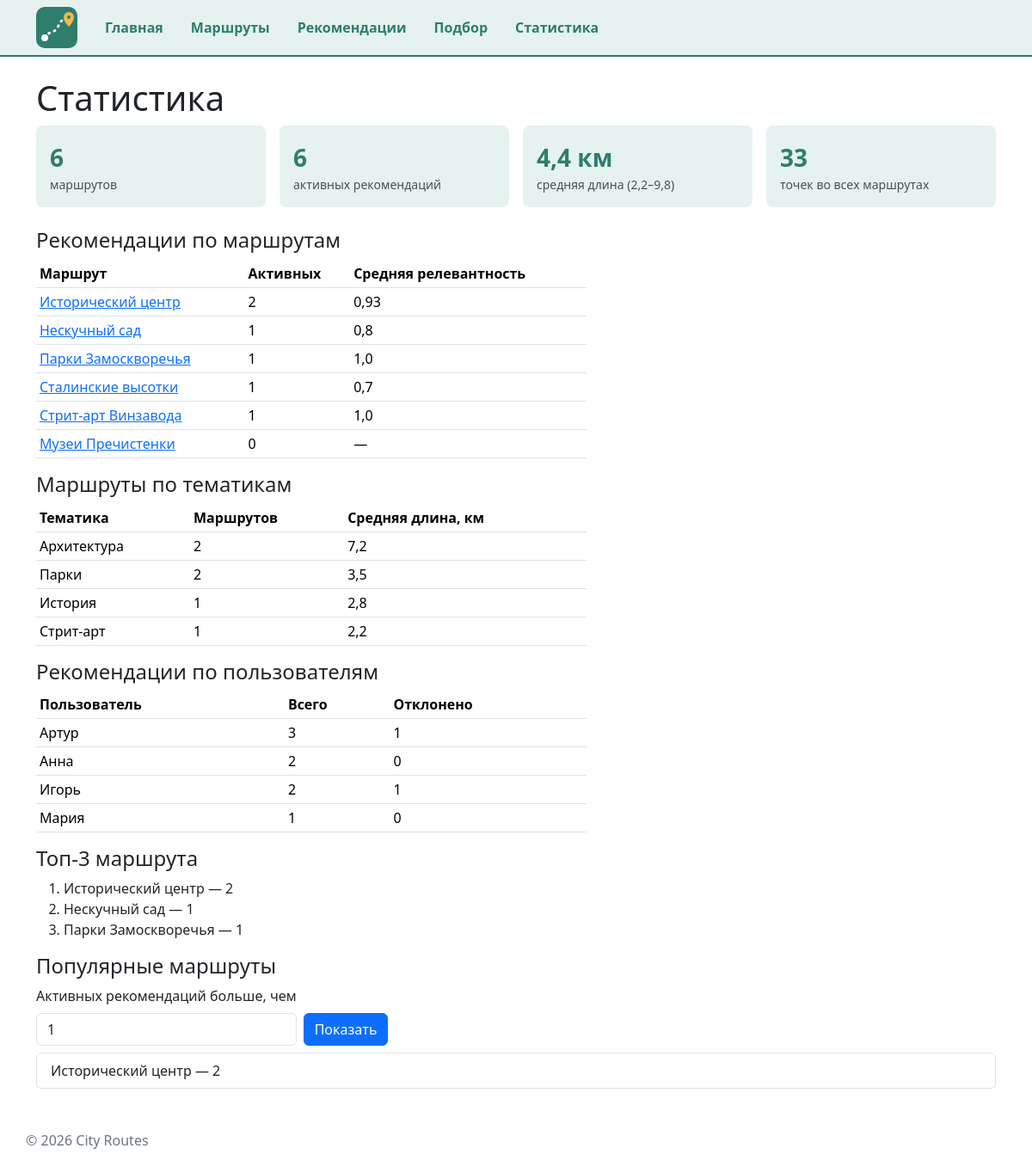
The page /recommendations/statistics/ on the database its author committed.
### recommendations/views.py (the view)
# urls.py: path("statistics/", views.statistics, name="statistics"),
def statistics(request):
    min_text = request.GET.get("min", "1")
    min_count = int(min_text) if min_text.isdigit() else 1
    context = {
        "summary": fetch_one(SUMMARY_SQL),
        "active_count": fetch_one(ACTIVE_COUNT_SQL)["active_count"],
        "by_interest": fetch_all(BY_INTEREST_SQL),
        "by_route": fetch_all(BY_ROUTE_SQL),
        "by_user": fetch_all(BY_USER_SQL),
        "min_count": min_count,
        "popular": fetch_all(POPULAR_SQL, (min_count,)),
        "top": fetch_all(TOP_SQL),
    }
    return render(request, "recommendations/statistics.html", context)

### db/database.py (called while the page is built)
def get_connection(db_path: Path = DB_PATH) -> sqlite3.Connection:
    conn = sqlite3.connect(db_path)
    conn.execute("PRAGMA foreign_keys = ON")
    return conn

def fetch_all(sql: str, params: tuple = (), db_path: Path = DB_PATH) -> list[sqlite3.Row]:
    conn = get_connection(db_path)
    conn.row_factory = sqlite3.Row
    try:
        return conn.execute(sql, params).fetchall()
    finally:
        conn.close()

def fetch_one(sql: str, params: tuple = (), db_path: Path = DB_PATH) -> sqlite3.Row | None:
    rows = fetch_all(sql, params, db_path)
    return rows[0] if rows else None

### recommendations/templates/recommendations/statistics.html (shortened to what this page needs)
{% extends "base.html" %}
{% block content %}
    <h1>Статистика</h1>
    <div class="row g-3 mb-4">
        <div class="col-6 col-md-3"><div class="stat-tile"><span>{{ summary.routes_count }}</span>маршрутов</div></div>
        <div class="col-6 col-md-3"><div class="stat-tile"><span>{{ active_count }}</span>активных рекомендаций</div></div>
        <div class="col-6 col-md-3"><div class="stat-tile"><span>{{ summary.avg_length }} км</span>средняя длина ({{ summary.min_length }}–{{ summary.max_length }})</div></div>
        <div class="col-6 col-md-3"><div class="stat-tile"><span>{{ summary.points_total }}</span>точек во всех маршрутах</div></div>
    </div>
    <h2 class="h4">Рекомендации по маршрутам</h2>
    <table class="table table-sm stats-table">
        <thead><tr><th>Маршрут</th><th>Активных</th><th>Средняя релевантность</th></tr></thead>
        <tbody>
            {% for item in by_route %}
                <tr>
                    <td><a href="{% url 'routes:detail' item.id %}">{{ item.route_name }}</a></td>
                    <td>{{ item.recs_count }}</td>
                    <td>{{ item.avg_score|default:"—" }}</td>
                </tr>
            {% empty %}
                <tr><td colspan="3">Данные отсутствуют.</td></tr>
            {% endfor %}
        </tbody>
    </table>
    <h2 class="h4">Маршруты по тематикам</h2>
    <table class="table table-sm stats-table">
        <thead><tr><th>Тематика</th><th>Маршрутов</th><th>Средняя длина, км</th></tr></thead>
        <tbody>
            {% for item in by_interest %}
                <tr><td>{{ item.interest|capfirst }}</td><td>{{ item.routes_count }}</td><td>{{ item.avg_length|default:"—" }}</td></tr>
            {% endfor %}
        </tbody>
    </table>
    <h2 class="h4">Рекомендации по пользователям</h2>
    <table class="table table-sm stats-table">
        <thead><tr><th>Пользователь</th><th>Всего</th><th>Отклонено</th></tr></thead>
        <tbody>
            {% for item in by_user %}
                <tr><td>{{ item.user_name }}</td><td>{{ item.total }}</td><td>{{ item.dismissed|default:0 }}</td></tr>
            {% endfor %}
        </tbody>
    </table>
    <h2 class="h4">Топ-3 маршрута</h2>
    <ol>
        {% for item in top %}
            <li>{{ item.route_name }} — {{ item.recs_count }}</li>
        {% empty %}
            <li>Данные отсутствуют.</li>
        {% endfor %}
    </ol>
    <h2 class="h4">Популярные маршруты</h2>
    <form method="get" class="search-form row g-2 align-items-end mb-2">
        <div class="col-auto">
            <label for="min" class="form-label">Активных рекомендаций больше, чем</label>
            <input type="number" min="0" id="min" name="min" value="{{ min_count }}" class="form-control">
        </div>
        <div class="col-auto"><button type="submit" class="btn btn-primary">Показать</button></div>
    </form>
    <ul class="list-group">
        {% for item in popular %}
            <li class="list-group-item">{{ item.route_name }} — {{ item.recs_count }}</li>
        {% empty %}
            <li class="list-group-item">Нет маршрутов с числом рекомендаций больше {{ min_count }}.</li>
        {% endfor %}
    </ul>
{% endblock %}

### templates/base.html (shortened to what this page needs)
{% load static %}
<!DOCTYPE html>
<html lang="ru">
<head>
    <link
        rel="stylesheet"
        href="https://cdn.jsdelivr.net/npm/bootstrap@5.3.3/dist/css/bootstrap.min.css"
    >
    <link rel="stylesheet" href="{% static 'homepage/css/style.css' %}">
</head>
<body>
    <header class="site-header">
        <div class="container d-flex align-items-center gap-3">
            <a href="{% url 'homepage:index' %}">
                <img
                    src="{% static 'homepage/img/logo.svg' %}"
                    alt="City Routes"
                    class="site-logo"
                >
            </a>
            {% include "includes/navigation.html" %}
        </div>
    </header>
    <main class="container">
        {% block content %}
        {% endblock %}
    </main>
    <footer class="container site-footer">
        <p>© <span id="current-year"></span> City Routes</p>
    </footer>
</body>
</html>

### templates/includes/navigation.html
<nav class="nav site-nav">
    <a class="nav-link" href="{% url 'homepage:index' %}">Главная</a>
    <a class="nav-link" href="{% url 'routes:list' %}">Маршруты</a>
    <a class="nav-link" href="{% url 'recommendations:list' %}">Рекомендации</a>
    <a class="nav-link" href="{% url 'recommendations:pick' %}">Подбор</a>
    <a class="nav-link" href="{% url 'recommendations:statistics' %}">Статистика</a>
</nav>

### homepage/static/homepage/css/style.css (style rules this page uses)
:root { --route-accent: #2f7d6d; --route-accent-soft: #e6f2ef; }
body { min-height: 100vh; display: flex; flex-direction: column; }
main.container { flex: 1; padding-top: 1.5rem; }
.site-header { background: var(--route-accent-soft); border-bottom: 2px solid var(--route-accent); padding: 0.5rem 0; }
.site-logo { width: 48px; height: 48px; }
.site-nav .nav-link { color: var(--route-accent); font-weight: 600; }
.site-footer { margin-top: 2rem; padding: 1rem 0; color: #6c757d; }
.search-form { margin-bottom: 1rem; }
.stat-tile { height: 100%; padding: 1rem; border-radius: 8px; background: var(--route-accent-soft); color: #495057; font-size: 0.875rem; }
.stat-tile span { display: block; color: var(--route-accent); font-size: 1.75rem; font-weight: 700; }
.stats-table { max-width: 640px; }

### rows shown on the page
routes: route_name "Исторический центр", recs_count "2", avg_score "0,93"
routes: route_name "Нескучный сад", recs_count "1", avg_score "0,8"
routes: route_name "Парки Замоскворечья", recs_count "1", avg_score "1,0"
routes: route_name "Сталинские высотки", recs_count "1", avg_score "0,7"
routes: route_name "Стрит-арт Винзавода", recs_count "1", avg_score "1,0"
routes: route_name "Музеи Пречистенки", recs_count "0", avg_score "—"
interests: interest "Архитектура", routes_count "2", avg_length "7,2"
interests: interest "Парки", routes_count "2", avg_length "3,5"
interests: interest "История", routes_count "1", avg_length "2,8"
interests: interest "Стрит-арт", routes_count "1", avg_length "2,2"
users: user_name "Артур", total "3", dismissed "1"
users: user_name "Анна", total "2", dismissed "0"
users: user_name "Игорь", total "2", dismissed "1"
users: user_name "Мария", total "1", dismissed "0"

### other values the page prints
{{ summary.routes_count }} "6"
{{ active_count }} "6"
{{ summary.avg_length }} "4,4"
{{ summary.min_length }} "2,2"
{{ summary.max_length }} "9,8"
{{ summary.points_total }} "33"
